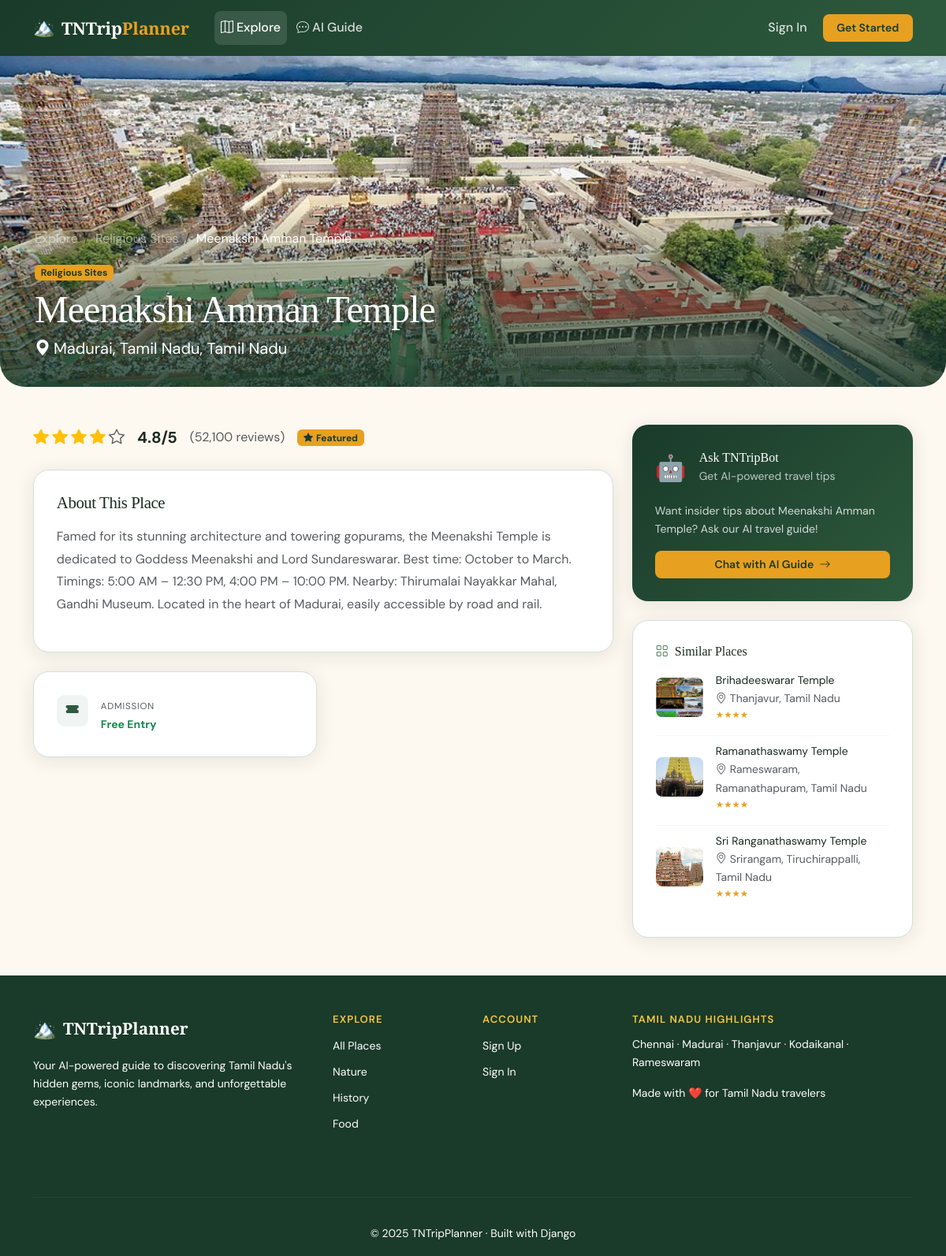
/places/meenakshi-amman-temple/, run on the app's committed database.
### apps/places/models.py (models this page shows, shortened)
class TouristPlace(models.Model):
    name = models.CharField(_("name"), max_length=200, db_index=True)
    slug = models.SlugField(_("slug"), max_length=220, unique=True, blank=True)
    location = models.CharField(_("location"), max_length=300, db_index=True)
    state = models.CharField(_("state"), max_length=100, default="Tamil Nadu", db_index=True)
    category = models.CharField(
        _("category"),
        max_length=30,
        choices=Category.choices,
        default=Category.OTHER,
        db_index=True,
    )
    description = models.TextField(_("description"))
    short_description = models.CharField(_("short description"), max_length=300, blank=True)
    rating = models.DecimalField(
        _("rating"),
        max_digits=3,
        decimal_places=1,
        default=3.0,
        validators=[MinValueValidator(1.0), MaxValueValidator(5.0)],
    )
    rating_count = models.PositiveIntegerField(_("rating count"), default=0)
    image = models.ImageField(
        _("image"),
        upload_to="places/%Y/%m/",
        null=True,
        blank=True,
    )
    image_alt = models.CharField(_("image alt text"), max_length=200, blank=True)
    address = models.CharField(_("address"), max_length=400, blank=True)
    latitude = models.DecimalField(max_digits=9, decimal_places=6, null=True, blank=True)
    longitude = models.DecimalField(max_digits=9, decimal_places=6, null=True, blank=True)
    website = models.URLField(_("website"), blank=True)
    phone = models.CharField(_("phone"), max_length=20, blank=True)
    entry_fee = models.DecimalField(
        _("entry fee ($)"),
        max_digits=8,
        decimal_places=2,
        null=True,
        blank=True,
        help_text=_("Leave blank if free."),
    )
    favorited_by = models.ManyToManyField(
        settings.AUTH_USER_MODEL,
        related_name="favorite_places",
        blank=True,
        verbose_name=_("favorited by"),
    )
    is_featured = models.BooleanField(_("featured"), default=False, db_index=True)
    is_active = models.BooleanField(_("active"), default=True, db_index=True)
    created_at = models.DateTimeField(auto_now_add=True)
    updated_at = models.DateTimeField(auto_now=True)
    class Meta:
        verbose_name = _("tourist place")
        verbose_name_plural = _("tourist places")
        ordering = ["-is_featured", "-rating", "name"]
        indexes = [
            models.Index(fields=["name", "location"]),
            models.Index(fields=["category", "is_active"]),
            models.Index(fields=["is_featured", "rating"]),
        ]
        constraints = [
            UniqueConstraint(Lower("name"), name="uniq_place_name_ci"),
        ]
    def get_absolute_url(self):
        return reverse("places:detail", kwargs={"slug": self.slug})
    @property
    def image_url(self) -> str:
        if self.image:
            return self.image.url
    @property
    def is_free(self) -> bool:
        return self.entry_fee is None or self.entry_fee == 0
    @property
    def star_range(self):
        return range(1, 6)

### apps/places/views.py (the view)
# urls.py: path("<slug:slug>/", views.PlaceDetailView.as_view(), name="detail"),
class PlaceDetailView(DetailView):
    model = TouristPlace
    template_name = "places/detail.html"
    context_object_name = "place"
    slug_field = "slug"
    def get_queryset(self):
        return (
            TouristPlace.objects
            .filter(is_active=True)
            .prefetch_related("favorited_by")
        )
    def get_context_data(self, **kwargs):
        ctx = super().get_context_data(**kwargs)
        place = self.object
        ctx["related"] = services.get_related_places(place)
        ctx["is_favorited"] = (
            self.request.user.is_authenticated
            and place.favorited_by.filter(pk=self.request.user.pk).exists()
        )
        return ctx

### apps/places/services.py (called while the page is built)
def get_active_places() -> QuerySet:
    return (
        TouristPlace.objects
        .filter(is_active=True)
        .prefetch_related("favorited_by")
    )

def get_related_places(place: TouristPlace, limit: int = 3) -> QuerySet:
    return (
        get_active_places()
        .filter(category=place.category)
        .exclude(pk=place.pk)[:limit]
    )

### templates/places/detail.html (shortened to what this page needs)
{% extends "base.html" %}
{% load static humanize %}
{% block content %}
<div class="detail-hero">
  <img src="{{ place.image_url }}" alt="{{ place.image_alt|default:place.name }}" />
  <div class="detail-hero-overlay"></div>
  <div class="detail-hero-content">
    <div class="container">
      <nav aria-label="breadcrumb" class="mb-2">
        <ol class="breadcrumb">
          <li class="breadcrumb-item"><a href="{% url 'places:list' %}" class="text-white-50">Explore</a></li>
          <li class="breadcrumb-item"><a href="{% url 'places:list' %}?category={{ place.category }}" class="text-white-50">{{ place.get_category_display }}</a></li>
          <li class="breadcrumb-item active text-white">{{ place.name }}</li>
        </ol>
      </nav>
      <div class="d-flex align-items-start justify-content-between flex-wrap gap-3">
        <div>
          <span class="badge bg-amber text-dark mb-2" style="background:var(--tn-amber);color:var(--tn-forest)!important;">
            {{ place.get_category_display }}
          </span>
          <h1 class="text-white mb-1" style="font-family:var(--ff-display);font-size:clamp(1.8rem,4vw,3rem);">{{ place.name }}</h1>
          <p class="text-white-75 mb-0 fs-5">
            <i class="bi bi-geo-alt-fill me-1"></i>{{ place.location }}, {{ place.state }}
          </p>
        </div>
      </div>
    </div>
  </div>
</div>
<section class="py-5">
  <div class="container">
    <div class="row g-4">
      <div class="col-lg-8">
        <div class="d-flex align-items-center gap-3 mb-4 flex-wrap">
          <div class="d-flex align-items-center gap-1">
            {% for i in place.star_range %}
              {% if i <= place.rating %}
                <i class="bi bi-star-fill text-warning fs-5"></i>
              {% else %}
                <i class="bi bi-star text-muted fs-5"></i>
              {% endif %}
            {% endfor %}
          </div>
          <span class="fw-bold fs-5">{{ place.rating }}/5</span>
          <span class="text-muted">({{ place.rating_count|intcomma }} review{{ place.rating_count|pluralize }})</span>
          {% if place.is_featured %}
            <span class="badge" style="background:var(--tn-amber);color:var(--tn-forest);">
              <i class="bi bi-star-fill me-1"></i>Featured
            </span>
          {% endif %}
        </div>
        <div class="detail-info-card mb-4">
          <h3 class="mb-3" style="font-family:var(--ff-display);font-size:1.3rem;">About This Place</h3>
          <p class="text-muted" style="line-height:1.8;">{{ place.description }}</p>
        </div>
        <div class="row g-3 mb-4">
          <div class="col-sm-6">
            <div class="detail-info-card h-100">
              <div class="d-flex align-items-start gap-3">
                <div style="width:40px;height:40px;background:var(--tn-mist);border-radius:10px;display:flex;align-items:center;justify-content:center;flex-shrink:0;">
                  <i class="bi bi-ticket-fill" style="color:var(--tn-pine);"></i>
                </div>
                <div>
                  <small class="text-muted fw-600 text-uppercase" style="font-size:0.72rem;letter-spacing:0.07em;">Admission</small>
                  <p class="mb-0 small fw-bold {% if place.is_free %}text-success{% endif %}">
                    {% if place.is_free %}Free Entry{% else %}${{ place.entry_fee }} per person{% endif %}
                  </p>
                </div>
              </div>
            </div>
          </div>
        </div>
      </div>
      <div class="col-lg-4">
        <div class="detail-info-card mb-4" style="background:linear-gradient(135deg,var(--tn-forest),var(--tn-pine));color:#fff;border:none;">
          <div class="d-flex align-items-center gap-3 mb-3">
            <span style="font-size:2rem;">🤖</span>
            <div>
              <h6 class="mb-0" style="font-family:var(--ff-display);">Ask TNTripBot</h6>
              <small style="color:rgba(255,255,255,0.7);">Get AI-powered travel tips</small>
            </div>
          </div>
          <p style="font-size:0.88rem;color:rgba(255,255,255,0.8);">Want insider tips about {{ place.name }}? Ask our AI travel guide!</p>
          <a href="{% url 'chatbot:chat' %}" class="btn btn-accent btn-sm w-100">
            Chat with AI Guide <i class="bi bi-arrow-right ms-1"></i>
          </a>
        </div>
        {% if related %}
        <div class="detail-info-card">
          <h6 class="mb-3" style="font-family:var(--ff-display);color:var(--tn-text);">
            <i class="bi bi-grid me-2" style="color:var(--tn-sage);"></i>Similar Places
          </h6>
          {% for rp in related %}
          <a href="{{ rp.get_absolute_url }}" class="d-flex align-items-center gap-3 mb-3 text-decoration-none" style="color:inherit;">
            <div style="width:60px;height:50px;border-radius:8px;overflow:hidden;flex-shrink:0;">
              <img src="{{ rp.image_url }}" alt="{{ rp.name }}" style="width:100%;height:100%;object-fit:cover;" />
            </div>
            <div>
              <p class="mb-0 fw-600 small">{{ rp.name }}</p>
              <p class="mb-0 small text-muted"><i class="bi bi-geo-alt me-1"></i>{{ rp.location }}</p>
              <div style="font-size:0.72rem;color:var(--tn-amber);">
                {% for i in rp.star_range %}{% if i <= rp.rating %}★{% endif %}{% endfor %}
              </div>
            </div>
          </a>
          {% if not forloop.last %}<hr class="my-2 border-tn" />{% endif %}
          {% endfor %}
        </div>
        {% endif %}
      </div>
    </div>
  </div>
</section>
{% endblock %}

### static/css/main.css (style rules this page uses)
:root { --tn-forest: #1a3a2a; --tn-pine: #2d5a3d; --tn-sage: #4a7c59; --tn-amber: #e8a020; --tn-gold: #f5c842; --tn-cream: #fdf8f0; --tn-mist: #f0f4f2; --tn-text: #1c2b22; --tn-muted: #6c7c72; --tn-border: #d4e0d8; --tn-shadow: 0 4px 24px rgba(26, 58, 42, 0.10); --tn-shadow-lg: 0 12px 48px rgba(26, 58, 42, 0.18); --ff-display: 'Playfair Display', Georgia, serif; --ff-body: 'DM Sans', system-ui, sans-serif; --radius: 12px; --radius-lg: 20px; --radius-xl: 32px; --transition: 0.22s cubic-bezier(.4,0,.2,1); }
*, *::before, *::after { box-sizing: border-box; }
body { font-family: var(--ff-body); color: var(--tn-text); background: var(--tn-cream); line-height: 1.65; -webkit-font-smoothing: antialiased; display: flex; flex-direction: column; min-height: 100vh; }
h1, h2, h3, .display-1, .display-2, .display-3 { font-family: var(--ff-display); letter-spacing: -0.02em; }
a { color: var(--tn-pine); text-decoration: none; transition: color var(--transition); }
.btn-accent { background: var(--tn-amber); color: var(--tn-forest); border: none; font-weight: 600; border-radius: 8px; padding: 0.45rem 1.1rem; transition: all var(--transition); }
.detail-hero { height: 420px; position: relative; overflow: hidden; border-radius: 0 0 var(--radius-xl) var(--radius-xl); }
.detail-hero img { width: 100%; height: 100%; object-fit: cover; }
.detail-hero-overlay { position: absolute; inset: 0; background: linear-gradient(to top, rgba(26,58,42,0.85) 0%, transparent 55%); }
.detail-hero-content { position: absolute; bottom: 2rem; left: 2rem; right: 2rem; color: #fff; }
.detail-info-card { background: #fff; border-radius: var(--radius-lg); box-shadow: var(--tn-shadow); padding: 1.8rem; border: 1px solid var(--tn-border); }
.border-tn { border-color: var(--tn-border) !important; }

### data on the page
TouristPlace: image_url (picture), category "Religious Sites", name "Meenakshi Amman Temple", location "Madurai, Tamil Nadu", state "Tamil Nadu", rating "4.8", rating_count "52,100", description "Famed for its stunning architecture and towering gopurams, the Meenakshi Temple is dedicated to Goddess Meenakshi and Lord Sundareswarar. Best time: October to March. Timings: 5:00 AM – 12:30 PM, 4:00 PM – 10:00 PM. Nearby: Thirumalai Nayakkar Mahal, Gandhi Museum. Located in the heart of Madurai, easily accessible by road and rail."
TouristPlace: image_url (picture), name "Brihadeeswarar Temple", location "Thanjavur, Tamil Nadu"
TouristPlace: image_url (picture), name "Ramanathaswamy Temple", location "Rameswaram, Ramanathapuram, Tamil Nadu"
TouristPlace: image_url (picture), name "Sri Ranganathaswamy Temple", location "Srirangam, Tiruchirappalli, Tamil Nadu"
